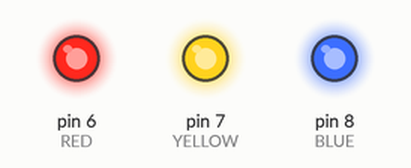
Simulated run of this sketch. Board: Arduino Uno, built with avr-gcc and run on an emulated ATmega328P. Parts: output pins drawn as LEDs (lit = HIGH).

Above: at 0.15 s.
At 2.25 s:
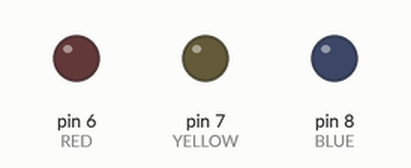
Timing chart, 0 to 3.0 s (numbered marks = the images above):
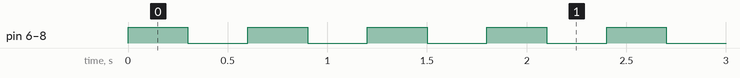

The sketch:

TaskPriorityAutomation.ino
```cpp
#include <Arduino_FreeRTOS.h>

// Digital Pin Configuration

#define RED 6
#define YELLOW 7
#define BLUE 8

typedef int TaskProfiler;

TaskProfiler redLEDTaskProfiler;
TaskProfiler yellowLEDTaskProfiler;
TaskProfiler blueLEDTaskProfiler;

const uint16_t redLED = (uint16_t *) RED;
const uint16_t yellowLED = (uint16_t *) YELLOW;
const uint16_t blueLED = (uint16_t *) BLUE;

TaskHandle_t red_Handle, yellow_Handle, blue_Handle;

void setup() {
  xTaskCreate(LEDControllerTask, "YELLOW LED TASK", 100, (void *) yellowLED, 1, &yellow_Handle);
  xTaskCreate(LEDControllerTask, "RED LED TASK", 100, (void *) redLED, 1, &red_Handle);
  xTaskCreate(LEDControllerTask, "BLUE LED TASK", 100, (void *) blueLED, 1, &blue_Handle);
}

void LEDControllerTask (void *pvParameters) {
  pinMode(RED, OUTPUT);
  pinMode(YELLOW, OUTPUT);
  pinMode(BLUE, OUTPUT);

  while(1){
    digitalWrite(pvParameters,digitalRead(pvParameters)^1);
    vTaskPrioritySet(NULL,2); // either set task handle inside task or change it to NULL.
    delay(300);
  }
}

void loop() {
  // put your main code here, to run repeatedly:

}
```

Measured:
- by itself, pin 6 (RED), pin 7 (YELLOW), pin 8 (BLUE): alternates HIGH for 0.30 s and LOW for 0.30 s
